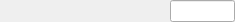
<?xml version="1.0" encoding="UTF-8"?>
<ui version="4.0">
 <class>MainWindow</class>
 <widget class="QMainWindow" name="MainWindow">
  <property name="geometry">
   <rect>
    <x>0</x>
    <y>0</y>
    <width>235</width>
    <height>22</height>
   </rect>
  </property>
  <property name="styleSheet">
   <string>

QWidget#centralWidget {background: rgba(187, 187, 187, 255);}

caTable {
       font: 10pt;
       background: cornsilk;
       alternate-background-color: wheat;
}

caLineEdit {
     border-radius: 1px;
     background: lightyellow;
     color: black;
 }

caTextEntry {
    color: rgb(127, 0, 63);
    background-color: cornsilk;
    selection-color: #0a214c;
    selection-background-color: wheat;
    border: 1px groove black;
    border-radius: 1px;
    padding: 1px;
}

caTextEntry:focus {
    padding: 0px;
    border: 2px groove darkred;
    border-radius: 1px;
}

QPushButton {
      border-color: #00b;
      border-radius: 2px;
      padding: 3px;
      border-width: 1px;

	background: qlineargradient(spread:pad, x1:0, y1:0, x2:0, y2:1,
						   stop:0   rgba(224, 239, 255, 255),
						   stop:0.5 rgba(199, 215, 230, 255),
						   stop:1   rgba(184, 214, 236, 255));
}
QPushButton:hover {
	background: qlineargradient(spread:pad, x1:0, y1:0, x2:0, y2:1,
						stop:0   rgba(201, 226, 255, 255),
						stop:0.5 rgba(177, 204, 230, 255),
						stop:1   rgba(163, 205, 236, 255));
}
QPushButton:pressed {
	background: qlineargradient(spread:pad, x1:0, y1:0, x2:0, y2:1,
						stop:0   rgba(174, 219, 255, 255),
						stop:0.5 rgba(165, 199, 230, 255),
						stop:1   rgba(134, 188, 236, 255));
}

QPushButton:disabled {
	background: qlineargradient(spread:pad, x1:0, y1:0, x2:0, y2:1,
						stop:0   rgba(174, 219, 255, 255),
						stop:0.5 rgba(165, 199, 230, 255),
						stop:1   rgba(134, 188, 236, 255));
}

caChoice {
      background: qlineargradient(x1: 0, y1: 0, x2: 0, y2: 1,
                                  stop: 0 #E1E1E1, stop: 0.4 #DDDDDD,
                                  stop: 0.5 #D8D8D8, stop: 1.0 #D3D3D3);
}

caChoice &gt; QPushButton {
      text-align: left;
      padding: 1px;
}

/* when font specified, no font sizing is done any more,  font: 10pt; is not bad. You could Enable this when you converted from .adl files
caRelatedDisplay  &gt; QPushButton {
font: 10pt;
}

caShellCommand  &gt; QPushButton {
font: 10pt;
}
*/

caSlider::groove:horizontal {
border: 1px solid #bbb;
background: lightgrey;
height: 20px;
border-radius: 4px;
}

caSlider::handle:horizontal {
background: red;
border: 1px solid #777;
width: 13px;
margin-top: -2px;
margin-bottom: -2px;
border-radius: 2px;
}



</string>
  </property>
  <widget class="QWidget" name="centralWidget">
   <widget class="caLineEdit" name="calineedit_30">
    <property name="geometry">
     <rect>
      <x>170</x>
      <y>0</y>
      <width>65</width>
      <height>22</height>
     </rect>
    </property>
    <property name="alignment">
     <set>Qt::AlignCenter</set>
    </property>
    <property name="channel" stdset="0">
     <string notr="true">$(IOC):STATUS</string>
    </property>
    <property name="colorMode">
     <enum>caLineEdit::Alarm_Static</enum>
    </property>
    <property name="framePresent" stdset="0">
     <bool>true</bool>
    </property>
    <property name="frameLineWidth" stdset="0">
     <number>1</number>
    </property>
    <property name="alarmHandling">
     <enum>caLineEdit::onBackground</enum>
    </property>
    <property name="formatType">
     <enum>caLineEdit::string</enum>
    </property>
   </widget>
   <widget class="caFrame" name="caframe_1">
    <property name="geometry">
     <rect>
      <x>0</x>
      <y>0</y>
      <width>181</width>
      <height>22</height>
     </rect>
    </property>
    <property name="visibility">
     <enum>caFrame::Calc</enum>
    </property>
    <property name="visibilityCalc">
     <string notr="true">G=0</string>
    </property>
    <property name="channel" stdset="0">
     <string notr="true">$(IOC):TOD</string>
    </property>
    <widget class="caRelatedDisplay" name="caRelatedDisplay_1">
     <property name="geometry">
      <rect>
       <x>0</x>
       <y>0</y>
       <width>170</width>
       <height>22</height>
      </rect>
     </property>
     <property name="background">
      <color>
       <red>183</red>
       <green>157</green>
       <blue>92</blue>
      </color>
     </property>
     <property name="labels">
      <string>$(IOC)</string>
     </property>
     <property name="files">
      <string>G_IOCMON_ioc_status.ui</string>
     </property>
     <property name="args">
      <string>IOC=$(IOC)</string>
     </property>
     <property name="removeParent" stdset="0">
      <string>false</string>
     </property>
    </widget>
   </widget>
   <widget class="caFrame" name="caframe_2">
    <property name="geometry">
     <rect>
      <x>0</x>
      <y>0</y>
      <width>181</width>
      <height>22</height>
     </rect>
    </property>
    <property name="visibility">
     <enum>caFrame::Calc</enum>
    </property>
    <property name="visibilityCalc">
     <string notr="true">G&gt;0</string>
    </property>
    <property name="channel" stdset="0">
     <string notr="true">$(IOC):TOD</string>
    </property>
    <widget class="caRelatedDisplay" name="caRelatedDisplay_3">
     <property name="geometry">
      <rect>
       <x>0</x>
       <y>0</y>
       <width>170</width>
       <height>22</height>
      </rect>
     </property>
     <property name="background">
      <color>
       <red>183</red>
       <green>157</green>
       <blue>92</blue>
      </color>
     </property>
     <property name="labels">
      <string>$(IOC)</string>
     </property>
     <property name="files">
      <string>iocStats.ui</string>
     </property>
     <property name="args">
      <string>IOC=$(IOC)</string>
     </property>
     <property name="removeParent" stdset="0">
      <string>false</string>
     </property>
    </widget>
   </widget>
  </widget>
 </widget>
 <customwidgets>
  <customwidget>
   <class>caRelatedDisplay</class>
   <extends>QWidget</extends>
   <header>caRelatedDisplay</header>
  </customwidget>
  <customwidget>
   <class>caFrame</class>
   <extends>QFrame</extends>
   <header>caFrame</header>
   <container>1</container>
  </customwidget>
  <customwidget>
   <class>caLineEdit</class>
   <extends>QLineEdit</extends>
   <header>caLineEdit</header>
  </customwidget>
 </customwidgets>
 <resources/>
 <connections/>
</ui>
